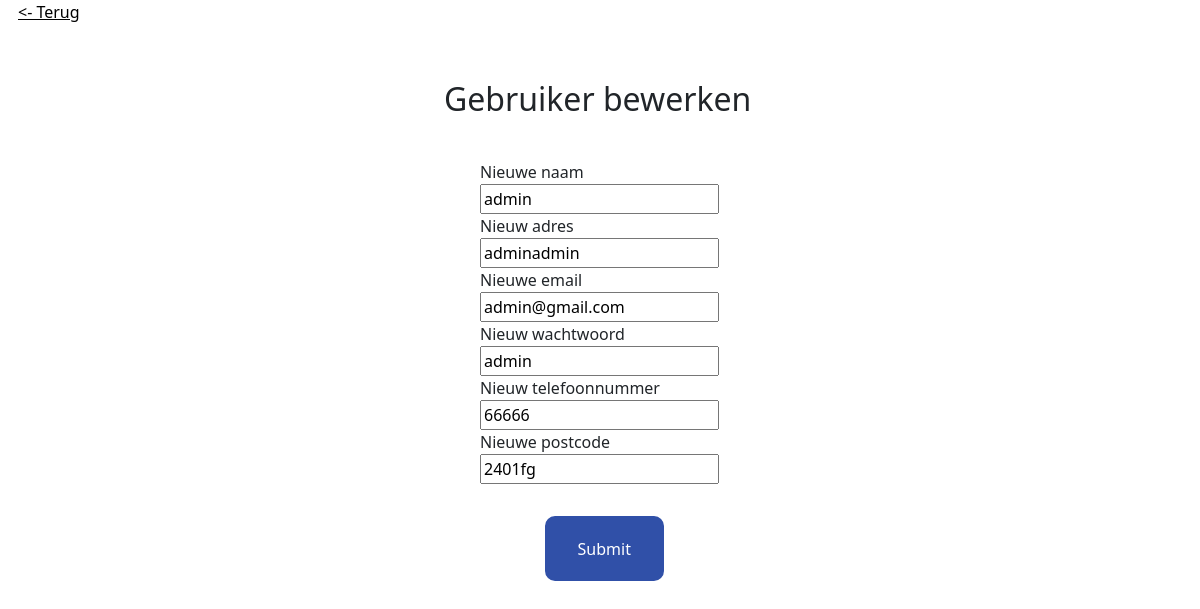
The page /edit.php?id=1 on the database its author committed.
### tables this page shows
CREATE TABLE `user` (
  `id` int(11) NOT NULL,
  `name` varchar(255) NOT NULL,
  `adress` varchar(255) NOT NULL,
  `email` varchar(255) NOT NULL,
  `password` varchar(255) NOT NULL,
  `phonenumber` int(7) NOT NULL,
  `zipcode` varchar(10) NOT NULL,
  `admin` int(45) NOT NULL,
  `can_login` tinyint(1) NOT NULL
);

### edit.php (the view, shortened to what this page needs)
<!DOCTYPE html>
<html lang="en">
<head>
    <link rel="stylesheet" href="css/admin.css">
    <link rel="stylesheet" href="https://cdn.jsdelivr.net/npm/bootstrap@5.2.3/dist/css/bootstrap.min.css"
>
</head>
<?php
    $pdo = connection();
    $id = $_GET["id"];
    $sql = "SELECT * FROM user WHERE id = :id";
    $products = $pdo->prepare($sql);
    $products->bindParam(':id', $id);
    $products->execute();
    $product = $products->fetch(PDO::FETCH_ASSOC);
?>
<body>
    <input type="button" class="button" value="<- Terug" onclick="window.location.href='useroverview.php'" />
    <h2 class="edituser">Gebruiker bewerken</h2>
    <form method="post" action="" class="invoervelden">
        <label for="new_username">Nieuwe naam</label><br>
        <input type="text" id="new_username" name="new_username"  value="<?php echo $product["name"] ?>"><br>
        <label for="new_address">Nieuw adres</label><br>
        <input type="text" id="new_address" name="new_address"  value="<?php echo $product["adress"] ?>"><br>
        <label for="new_email">Nieuwe email</label><br>
        <input type="text" id="new_email" name="new_email"  value="<?php echo $product["email"] ?>"><br>
        <label for="new_password">Nieuw wachtwoord</label><br>
        <input type="text" id="new_password" name="new_password"  value="<?php echo $product["password"] ?>"><br>
        <label for="new_phone">Nieuw telefoonnummer</label><br>
        <input type="text" id="new_phone" name="new_phone"  value="<?php echo $product["phonenumber"] ?>"><br>
        <label for="new_zipcode">Nieuwe postcode</label><br>
        <input type="text" id="new_zipcode" name="new_zipcode"  value="<?php echo $product["zipcode"] ?>"><br>
        <input class="buttonsubmit" type="submit" name="submit" value="Submit">
    </form>
</body>
</html>

### css/admin.css (style rules this page uses)
body { margin: 0px; }
.invoervelden { position: absolute; left:40%; top:20%; }
.edituser { position: absolute; left: 37%; top: 10%; }
.buttonsubmit { position: absolute ; top: 110%; left: 27%; align-items: center; border: solid #3050A8; background-color: #3050A8; color: white; border-radius: 10px; width: 50%; height: 20%; }
.button { position: absolute; background-color: transparent; border: none; padding: 0; margin: 0; font-size: inherit; color: black; cursor: pointer; text-decoration: underline; left: 1.5%; }

### rows shown on the page
user: new_username "admin", new_address "adminadmin", new_email "admin@gmail.com", new_password "admin", new_phone "66666", new_zipcode "2401fg"
